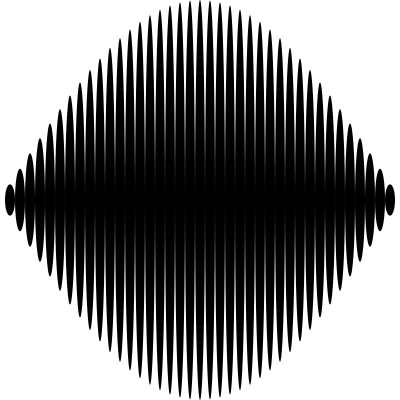
Frame 1 (no input)
Frame 60 (the mouse pressed at the canvas centre just before this capture): identical to frame 1, image omitted
Frame 120 (the mouse held since frame 60 and released just before this capture): identical to frame 1, image omitted

The Processing sketch that drew this single still picture (run headless with seeded random() and noise(); from frame 60 on, the mouse is pressed at the canvas centre):

// Processing sketch: prac4
// ── prac4.pde
int cant = 40;

void setup() {
  size(400, 400);
  noStroke();
  fill(0);
  smooth();
}

void draw() {
  background(255);
  for (int i = 0; i < cant; i++){
     float alto = sin(map(i,0,cant,0,PI))*height; 
     ellipse((width/cant)*i,height/2,width/cant,alto);
  }
}
